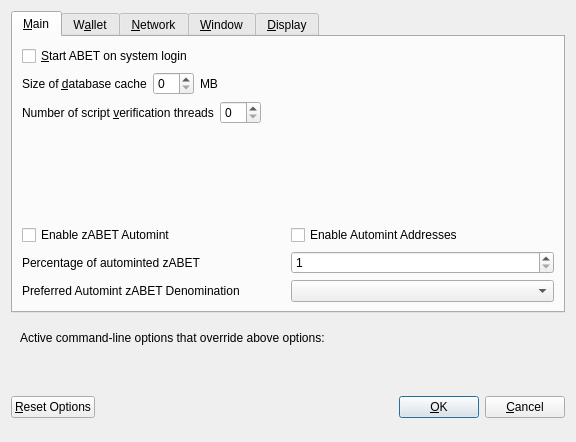
<?xml version="1.0" encoding="UTF-8"?>
<ui version="4.0">
 <class>OptionsDialog</class>
 <widget class="QDialog" name="OptionsDialog">
  <property name="geometry">
   <rect>
    <x>0</x>
    <y>0</y>
    <width>576</width>
    <height>442</height>
   </rect>
  </property>
  <property name="windowTitle">
   <string>Options</string>
  </property>
  <property name="modal">
   <bool>true</bool>
  </property>
  <layout class="QVBoxLayout" name="verticalLayout">
   <item>
    <widget class="QTabWidget" name="tabWidget">
     <property name="currentIndex">
      <number>0</number>
     </property>
     <widget class="QWidget" name="tabMain">
      <attribute name="title">
       <string>&amp;Main</string>
      </attribute>
      <layout class="QVBoxLayout" name="verticalLayout_Main">
       <item>
        <widget class="QCheckBox" name="bitcoinAtStartup">
         <property name="toolTip">
          <string>Automatically start ABET after logging in to the system.</string>
         </property>
         <property name="text">
          <string>&amp;Start ABET on system login</string>
         </property>
        </widget>
       </item>
       <item>
        <layout class="QHBoxLayout" name="horizontalLayout_2_Main">
         <item>
          <widget class="QLabel" name="databaseCacheLabel">
           <property name="text">
            <string>Size of &amp;database cache</string>
           </property>
           <property name="textFormat">
            <enum>Qt::PlainText</enum>
           </property>
           <property name="buddy">
            <cstring>databaseCache</cstring>
           </property>
          </widget>
         </item>
         <item>
          <widget class="QSpinBox" name="databaseCache"/>
         </item>
         <item>
          <widget class="QLabel" name="databaseCacheUnitLabel">
           <property name="text">
            <string>MB</string>
           </property>
           <property name="textFormat">
            <enum>Qt::PlainText</enum>
           </property>
          </widget>
         </item>
         <item>
          <spacer name="horizontalSpacer_2_Main">
           <property name="orientation">
            <enum>Qt::Horizontal</enum>
           </property>
           <property name="sizeHint" stdset="0">
            <size>
             <width>40</width>
             <height>20</height>
            </size>
           </property>
          </spacer>
         </item>
        </layout>
       </item>
       <item>
        <layout class="QHBoxLayout" name="horizontalLayout_3_Main">
         <item>
          <widget class="QLabel" name="threadsScriptVerifLabel">
           <property name="text">
            <string>Number of script &amp;verification threads</string>
           </property>
           <property name="textFormat">
            <enum>Qt::PlainText</enum>
           </property>
           <property name="buddy">
            <cstring>threadsScriptVerif</cstring>
           </property>
          </widget>
         </item>
         <item>
          <widget class="QSpinBox" name="threadsScriptVerif">
           <property name="toolTip">
            <string>(0 = auto, &lt;0 = leave that many cores free)</string>
           </property>
          </widget>
         </item>
         <item>
          <spacer name="horizontalSpacer_3_Main">
           <property name="orientation">
            <enum>Qt::Horizontal</enum>
           </property>
           <property name="sizeHint" stdset="0">
            <size>
             <width>40</width>
             <height>20</height>
            </size>
           </property>
          </spacer>
         </item>
        </layout>
       </item>
       <item>
        <spacer name="verticalSpacer_2">
         <property name="orientation">
          <enum>Qt::Vertical</enum>
         </property>
         <property name="sizeHint" stdset="0">
          <size>
           <width>20</width>
           <height>40</height>
          </size>
         </property>
        </spacer>
       </item>
       <item>
        <widget class="QWidget" name="verticalZpivOptionsWidget" native="true">
         <layout class="QVBoxLayout" name="verticalZpivOptionsLayout">
          <property name="margin">
           <number>0</number>
          </property>
          <item>
           <layout class="QHBoxLayout" name="horizontalAutomintingLayout">
            <item>
             <widget class="QCheckBox" name="checkBoxZeromintEnable">
              <property name="toolTip">
               <string>Enable automatic minting of ABET units to zABET</string>
              </property>
              <property name="layoutDirection">
               <enum>Qt::LeftToRight</enum>
              </property>
              <property name="text">
               <string>Enable zABET Automint</string>
              </property>
             </widget>
            </item>
            <item>
             <widget class="QCheckBox" name="checkBoxZeromintAddresses">
              <property name="toolTip">
               <string>Enable automatic zABET minting from specific addresses</string>
              </property>
              <property name="layoutDirection">
               <enum>Qt::LeftToRight</enum>
              </property>
              <property name="text">
               <string>Enable Automint Addresses</string>
              </property>
             </widget>
            </item>
           </layout>
          </item>
          <item>
           <layout class="QHBoxLayout" name="horizontalZmintPercentageLayout">
            <item>
             <widget class="QLabel" name="percentage_label">
              <property name="toolTip">
               <string>Percentage of incoming ABET which get automatically converted to zABET via Zerocoin Protocol (min: 10%)</string>
              </property>
              <property name="text">
               <string>Percentage of autominted zABET</string>
              </property>
             </widget>
            </item>
            <item>
             <widget class="QSpinBox" name="zeromintPercentage">
              <property name="minimum">
               <number>1</number>
              </property>
              <property name="maximum">
               <number>100</number>
              </property>
             </widget>
            </item>
           </layout>
          </item>
          <item>
           <layout class="QHBoxLayout" name="horizontalLayout" stretch="0,0">
            <property name="sizeConstraint">
             <enum>QLayout::SetFixedSize</enum>
            </property>
            <item>
             <widget class="QLabel" name="labelPreferredDenom">
              <property name="maximumSize">
               <size>
                <width>16777215</width>
                <height>16777215</height>
               </size>
              </property>
              <property name="toolTip">
               <string>Wait with automatic conversion to Zerocoin until enough ABET for this denomination is available</string>
              </property>
              <property name="text">
               <string>Preferred Automint zABET Denomination</string>
              </property>
             </widget>
            </item>
            <item>
             <widget class="QComboBox" name="preferredDenom">
              <property name="maximumSize">
               <size>
                <width>16777215</width>
                <height>27</height>
               </size>
              </property>
              <property name="toolTip">
               <string>Wait with automatic conversion to Zerocoin until enough ABET for this denomination is available</string>
              </property>
              <property name="maxVisibleItems">
               <number>9</number>
              </property>
              <property name="maxCount">
               <number>9</number>
              </property>
             </widget>
            </item>
           </layout>
          </item>
         </layout>
        </widget>
       </item>
      </layout>
     </widget>
     <widget class="QWidget" name="tabWallet">
      <attribute name="title">
       <string>W&amp;allet</string>
      </attribute>
      <layout class="QVBoxLayout" name="verticalLayout_Wallet">
       <item>
        <layout class="QHBoxLayout" name="horizontalLayout_2_Wallet">
         <item>
          <widget class="QLabel" name="labelStakeSplitThresholdText">
           <property name="text">
            <string>Stake split threshold:</string>
           </property>
          </widget>
         </item>
         <item>
          <widget class="QSpinBox" name="spinBoxStakeSplitThreshold">
           <property name="minimum">
            <number>1</number>
           </property>
           <property name="maximum">
            <number>999999</number>
           </property>
          </widget>
         </item>
        </layout>
       </item>
       <item>
        <widget class="QGroupBox" name="groupBox">
         <property name="title">
          <string>Expert</string>
         </property>
         <layout class="QVBoxLayout" name="verticalLayout_2">
          <item>
           <widget class="QCheckBox" name="coinControlFeatures">
            <property name="toolTip">
             <string>Whether to show coin control features or not.</string>
            </property>
            <property name="text">
             <string>Enable coin &amp;control features</string>
            </property>
           </widget>
          </item>
          <item>
           <widget class="QCheckBox" name="showMasternodesTab">
            <property name="toolTip">
             <string>Show additional tab listing all your masternodes in first sub-tab&lt;br/&gt;and all masternodes on the network in second sub-tab.</string>
            </property>
            <property name="text">
             <string>Show Masternodes Tab</string>
            </property>
           </widget>
          </item>
          <item>
           <widget class="QCheckBox" name="spendZeroConfChange">
            <property name="toolTip">
             <string>If you disable the spending of unconfirmed change, the change from a transaction&lt;br/&gt;cannot be used until that transaction has at least one confirmation.&lt;br/&gt;This also affects how your balance is computed.</string>
            </property>
            <property name="text">
             <string>&amp;Spend unconfirmed change</string>
            </property>
           </widget>
          </item>
         </layout>
        </widget>
       </item>
       <item>
        <spacer name="verticalSpacer_Wallet">
         <property name="orientation">
          <enum>Qt::Vertical</enum>
         </property>
         <property name="sizeHint" stdset="0">
          <size>
           <width>20</width>
           <height>40</height>
          </size>
         </property>
        </spacer>
       </item>
      </layout>
     </widget>
     <widget class="QWidget" name="tabNetwork">
      <attribute name="title">
       <string>&amp;Network</string>
      </attribute>
      <layout class="QVBoxLayout" name="verticalLayout_Network">
       <item>
        <widget class="QCheckBox" name="mapPortUpnp">
         <property name="toolTip">
          <string>Automatically open the ABET client port on the router. This only works when your router supports UPnP and it is enabled.</string>
         </property>
         <property name="text">
          <string>Map port using &amp;UPnP</string>
         </property>
        </widget>
       </item>
       <item>
        <widget class="QCheckBox" name="allowIncoming">
         <property name="toolTip">
          <string>Accept connections from outside</string>
         </property>
         <property name="text">
          <string>Allow incoming connections</string>
         </property>
        </widget>
       </item>
       <item>
        <widget class="QCheckBox" name="connectSocks">
         <property name="toolTip">
          <string>Connect to the ABET network through a SOCKS5 proxy.</string>
         </property>
         <property name="text">
          <string>&amp;Connect through SOCKS5 proxy (default proxy):</string>
         </property>
        </widget>
       </item>
       <item>
        <layout class="QHBoxLayout" name="horizontalLayout_1_Network">
         <item>
          <widget class="QLabel" name="proxyIpLabel">
           <property name="text">
            <string>Proxy &amp;IP:</string>
           </property>
           <property name="textFormat">
            <enum>Qt::PlainText</enum>
           </property>
           <property name="buddy">
            <cstring>proxyIp</cstring>
           </property>
          </widget>
         </item>
         <item>
          <widget class="QValidatedLineEdit" name="proxyIp">
           <property name="minimumSize">
            <size>
             <width>140</width>
             <height>0</height>
            </size>
           </property>
           <property name="maximumSize">
            <size>
             <width>140</width>
             <height>16777215</height>
            </size>
           </property>
           <property name="toolTip">
            <string>IP address of the proxy (e.g. IPv4: 127.0.0.1 / IPv6: ::1)</string>
           </property>
          </widget>
         </item>
         <item>
          <widget class="QLabel" name="proxyPortLabel">
           <property name="text">
            <string>&amp;Port:</string>
           </property>
           <property name="textFormat">
            <enum>Qt::PlainText</enum>
           </property>
           <property name="buddy">
            <cstring>proxyPort</cstring>
           </property>
          </widget>
         </item>
         <item>
          <widget class="QLineEdit" name="proxyPort">
           <property name="minimumSize">
            <size>
             <width>55</width>
             <height>0</height>
            </size>
           </property>
           <property name="maximumSize">
            <size>
             <width>55</width>
             <height>16777215</height>
            </size>
           </property>
           <property name="toolTip">
            <string>Port of the proxy (e.g. 9050)</string>
           </property>
          </widget>
         </item>
         <item>
          <spacer name="horizontalSpacer_1_Network">
           <property name="orientation">
            <enum>Qt::Horizontal</enum>
           </property>
           <property name="sizeHint" stdset="0">
            <size>
             <width>40</width>
             <height>20</height>
            </size>
           </property>
          </spacer>
         </item>
        </layout>
       </item>
       <item>
        <spacer name="verticalSpacer_Network">
         <property name="orientation">
          <enum>Qt::Vertical</enum>
         </property>
         <property name="sizeHint" stdset="0">
          <size>
           <width>20</width>
           <height>40</height>
          </size>
         </property>
        </spacer>
       </item>
      </layout>
     </widget>
     <widget class="QWidget" name="tabWindow">
      <attribute name="title">
       <string>&amp;Window</string>
      </attribute>
      <layout class="QVBoxLayout" name="verticalLayout_Window">
       <item>
        <widget class="QCheckBox" name="minimizeToTray">
         <property name="toolTip">
          <string>Show only a tray icon after minimizing the window.</string>
         </property>
         <property name="text">
          <string>&amp;Minimize to the tray instead of the taskbar</string>
         </property>
        </widget>
       </item>
       <item>
        <widget class="QCheckBox" name="minimizeOnClose">
         <property name="toolTip">
          <string>Minimize instead of exit the application when the window is closed. When this option is enabled, the application will be closed only after selecting Quit in the menu.</string>
         </property>
         <property name="text">
          <string>M&amp;inimize on close</string>
         </property>
        </widget>
       </item>
       <item>
        <spacer name="verticalSpacer_Window">
         <property name="orientation">
          <enum>Qt::Vertical</enum>
         </property>
         <property name="sizeHint" stdset="0">
          <size>
           <width>20</width>
           <height>40</height>
          </size>
         </property>
        </spacer>
       </item>
      </layout>
     </widget>
     <widget class="QWidget" name="tabDisplay">
      <attribute name="title">
       <string>&amp;Display</string>
      </attribute>
      <layout class="QVBoxLayout" name="verticalLayout_Display">
       <item>
        <layout class="QHBoxLayout" name="horizontalLayout_1_Display">
         <item>
          <widget class="QLabel" name="langLabel">
           <property name="text">
            <string>User Interface &amp;language:</string>
           </property>
           <property name="textFormat">
            <enum>Qt::PlainText</enum>
           </property>
           <property name="buddy">
            <cstring>lang</cstring>
           </property>
          </widget>
         </item>
         <item>
          <widget class="QValueComboBox" name="lang">
           <property name="toolTip">
            <string>The user interface language can be set here. This setting will take effect after restarting ABET.</string>
           </property>
          </widget>
         </item>
        </layout>
       </item>
       <item>
        <widget class="QLabel" name="label_3">
         <property name="toolTip">
          <string notr="true"/>
         </property>
         <property name="statusTip">
          <string notr="true"/>
         </property>
         <property name="whatsThis">
          <string notr="true"/>
         </property>
         <property name="accessibleName">
          <string notr="true"/>
         </property>
         <property name="text">
          <string>Language missing or translation incomplete? Help contributing translations here:
https://www.transifex.com/pivx-project/pivx-project-translations</string>
         </property>
         <property name="wordWrap">
          <bool>true</bool>
         </property>
         <property name="openExternalLinks">
          <bool>true</bool>
         </property>
         <property name="textInteractionFlags">
          <set>Qt::TextBrowserInteraction</set>
         </property>
        </widget>
       </item>
       <item>
        <layout class="QHBoxLayout" name="horizontalLayout_2_Display" stretch="0,0">
         <item>
          <widget class="QLabel" name="themeLabel">
           <property name="text">
            <string>User Interface Theme:</string>
           </property>
          </widget>
         </item>
         <item>
          <widget class="QValueComboBox" name="theme"/>
         </item>
        </layout>
       </item>
       <item>
        <widget class="QWidget" name="verticalZpivDisplayWidget" native="true">
         <layout class="QVBoxLayout" name="verticalZpivDisplayLayout">
          <property name="margin">
           <number>0</number>
          </property>
          <item>
           <widget class="Line" name="line">
            <property name="orientation">
             <enum>Qt::Horizontal</enum>
            </property>
           </widget>
          </item>
          <item>
           <layout class="QHBoxLayout" name="horizontalLayout_3_Display">
            <item>
             <widget class="QLabel" name="unitLabel">
              <property name="text">
               <string>Unit to show amounts in:</string>
              </property>
              <property name="textFormat">
               <enum>Qt::PlainText</enum>
              </property>
             </widget>
            </item>
            <item>
             <widget class="QValueComboBox" name="unit">
              <property name="toolTip">
               <string>Choose the default subdivision unit to show in the interface and when sending coins.</string>
              </property>
             </widget>
            </item>
           </layout>
          </item>
          <item>
           <layout class="QHBoxLayout" name="horizontalLayout_4_Display">
            <item>
             <widget class="QLabel" name="digitsLabel">
              <property name="text">
               <string>Decimal digits</string>
              </property>
             </widget>
            </item>
            <item>
             <widget class="QValueComboBox" name="digits"/>
            </item>
           </layout>
          </item>
          <item>
           <layout class="QHBoxLayout" name="horizontalLayout_5_Display">
            <item>
             <widget class="QCheckBox" name="checkBoxHideZeroBalances">
              <property name="toolTip">
               <string>Hide empty balances</string>
              </property>
              <property name="layoutDirection">
               <enum>Qt::LeftToRight</enum>
              </property>
              <property name="text">
               <string>Hide empty balances</string>
              </property>
             </widget>
            </item>
            <item>
             <widget class="QCheckBox" name="checkBoxHideOrphans">
              <property name="toolTip">
               <string>Hide orphan stakes in transaction lists</string>
              </property>
              <property name="text">
               <string>Hide orphan stakes</string>
              </property>
             </widget>
            </item>
            <item>
             <spacer name="horizontalSpacer">
              <property name="orientation">
               <enum>Qt::Horizontal</enum>
              </property>
              <property name="sizeHint" stdset="0">
               <size>
                <width>40</width>
                <height>20</height>
               </size>
              </property>
             </spacer>
            </item>
           </layout>
          </item>
          <item>
           <layout class="QHBoxLayout" name="horizontalLayout_6_Display">
            <item>
             <widget class="QLabel" name="thirdPartyTxUrlsLabel">
              <property name="toolTip">
               <string>Third party URLs (e.g. a block explorer) that appear in the transactions tab as context menu items. %s in the URL is replaced by transaction hash. Multiple URLs are separated by vertical bar |.</string>
              </property>
              <property name="text">
               <string>Third party transaction URLs</string>
              </property>
             </widget>
            </item>
            <item>
             <widget class="QLineEdit" name="thirdPartyTxUrls">
              <property name="toolTip">
               <string>Third party URLs (e.g. a block explorer) that appear in the transactions tab as context menu items. %s in the URL is replaced by transaction hash. Multiple URLs are separated by vertical bar |.</string>
              </property>
             </widget>
            </item>
           </layout>
          </item>
         </layout>
        </widget>
       </item>
       <item>
        <spacer name="verticalSpacer">
         <property name="orientation">
          <enum>Qt::Vertical</enum>
         </property>
         <property name="sizeHint" stdset="0">
          <size>
           <width>20</width>
           <height>40</height>
          </size>
         </property>
        </spacer>
       </item>
      </layout>
     </widget>
    </widget>
   </item>
   <item>
    <widget class="QFrame" name="frame">
     <layout class="QVBoxLayout" name="verticalLayout_Bottom">
      <item>
       <layout class="QHBoxLayout" name="horizontalLayout_Bottom">
        <item>
         <widget class="QLabel" name="overriddenByCommandLineInfoLabel">
          <property name="text">
           <string>Active command-line options that override above options:</string>
          </property>
          <property name="textFormat">
           <enum>Qt::PlainText</enum>
          </property>
         </widget>
        </item>
        <item>
         <spacer name="horizontalSpacer_Bottom">
          <property name="orientation">
           <enum>Qt::Horizontal</enum>
          </property>
          <property name="sizeHint" stdset="0">
           <size>
            <width>40</width>
            <height>20</height>
           </size>
          </property>
         </spacer>
        </item>
       </layout>
      </item>
      <item>
       <widget class="QLabel" name="overriddenByCommandLineLabel">
        <property name="text">
         <string/>
        </property>
        <property name="textFormat">
         <enum>Qt::PlainText</enum>
        </property>
        <property name="wordWrap">
         <bool>true</bool>
        </property>
       </widget>
      </item>
     </layout>
    </widget>
   </item>
   <item>
    <layout class="QHBoxLayout" name="horizontalLayout_Buttons">
     <item>
      <widget class="QPushButton" name="resetButton">
       <property name="toolTip">
        <string>Reset all client options to default.</string>
       </property>
       <property name="text">
        <string>&amp;Reset Options</string>
       </property>
       <property name="autoDefault">
        <bool>false</bool>
       </property>
      </widget>
     </item>
     <item>
      <spacer name="horizontalSpacer_1">
       <property name="orientation">
        <enum>Qt::Horizontal</enum>
       </property>
       <property name="sizeHint" stdset="0">
        <size>
         <width>40</width>
         <height>48</height>
        </size>
       </property>
      </spacer>
     </item>
     <item>
      <widget class="QLabel" name="statusLabel">
       <property name="minimumSize">
        <size>
         <width>200</width>
         <height>0</height>
        </size>
       </property>
       <property name="font">
        <font>
         <weight>75</weight>
         <bold>true</bold>
        </font>
       </property>
       <property name="text">
        <string/>
       </property>
       <property name="textFormat">
        <enum>Qt::PlainText</enum>
       </property>
       <property name="wordWrap">
        <bool>true</bool>
       </property>
      </widget>
     </item>
     <item>
      <spacer name="horizontalSpacer_2">
       <property name="orientation">
        <enum>Qt::Horizontal</enum>
       </property>
       <property name="sizeHint" stdset="0">
        <size>
         <width>40</width>
         <height>48</height>
        </size>
       </property>
      </spacer>
     </item>
     <item>
      <widget class="QPushButton" name="okButton">
       <property name="text">
        <string>&amp;OK</string>
       </property>
       <property name="autoDefault">
        <bool>false</bool>
       </property>
       <property name="default">
        <bool>true</bool>
       </property>
      </widget>
     </item>
     <item>
      <widget class="QPushButton" name="cancelButton">
       <property name="text">
        <string>&amp;Cancel</string>
       </property>
       <property name="autoDefault">
        <bool>false</bool>
       </property>
      </widget>
     </item>
    </layout>
   </item>
  </layout>
 </widget>
 <customwidgets>
  <customwidget>
   <class>QValidatedLineEdit</class>
   <extends>QLineEdit</extends>
   <header>qvalidatedlineedit.h</header>
  </customwidget>
  <customwidget>
   <class>QValueComboBox</class>
   <extends>QComboBox</extends>
   <header>qvaluecombobox.h</header>
  </customwidget>
 </customwidgets>
 <resources/>
 <connections/>
</ui>
